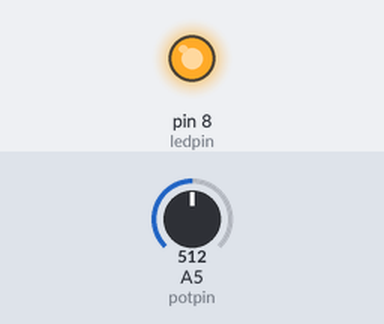
A sketch run on a simulated Arduino Uno, built with avr-gcc and run on an emulated ATmega328P. Parts: output pins drawn as LEDs (lit = HIGH). Inputs (shaded band) come from the test bench; at power-on: A5 (potpin) = 512.

Above: at 1.2 s.
1.3 s: A5 (potpin) set to 530
At 2.0 s:
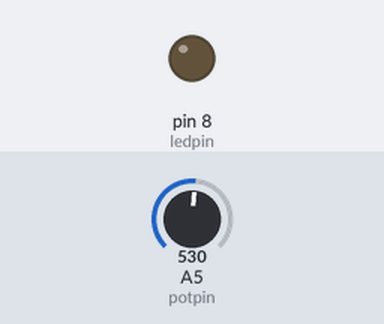
2.8 s: A5 (potpin) set to 511
At 3.1 s:
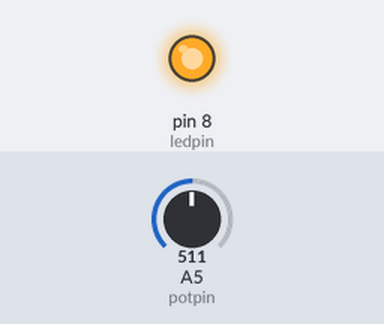
4.3 s: A5 (potpin) set to 716
At 5.4 s:
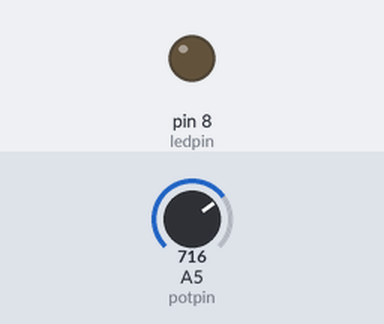
Timing chart, 0 to 7.3 s (numbered marks = the images above; inputs shaded):
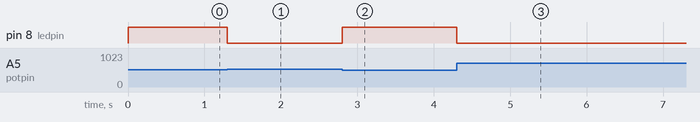

Measured:
- the behaviour switches between 512 and 513 on A5 (potpin) (found by bisection; images 0 and 1)
- after the input at 1.3 s, pin 8 (ledpin): HIGH → LOW at once
- after the input at 2.8 s, pin 8 (ledpin): LOW → HIGH at once
- after the input at 4.3 s, pin 8 (ledpin): HIGH → LOW at once

The sketch:

e14-ballswitch.ino
```cpp
int ledpin = 8;
int potpin = A5;
int val;

void setup() {
  pinMode(ledpin, OUTPUT);
}

void loop() {
  while(1){
    val = analogRead(potpin);
    if(val > 512){
      digitalWrite(ledpin, LOW);
    }
    else{
      digitalWrite(ledpin, HIGH);
    }
  }
}
```
